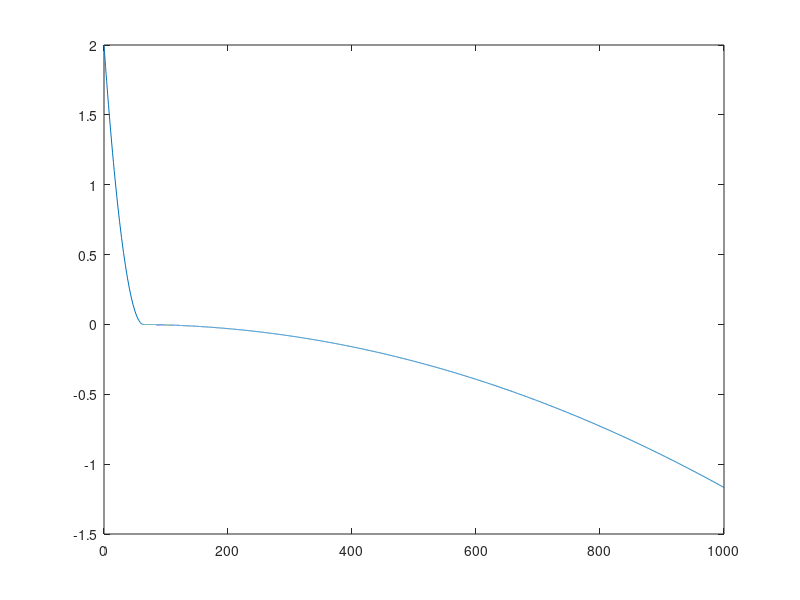

The MATLAB source for this figure:
% function t_d=ed_cilindro(R,Ro)
R=10;Ro=1;
format short;
g=9.81;
dhdt=@(t,h) (-(Ro/R)^2)*sqrt(2*g*h);
[t,h]=ode45(dhdt,[0 1000],[2]);
plot(t,h);
for i=1:length(h)
    val=h(i);
    if h(i)<=0
        t_d=t(i);
        break;
    else
        t_d='';
    end
% end
end
